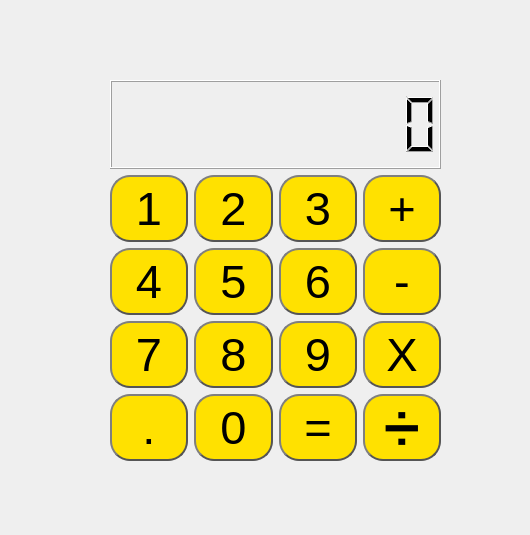
<?xml version="1.0" encoding="UTF-8"?>
<ui version="4.0">
 <class>MainWindow</class>
 <widget class="QMainWindow" name="MainWindow">
  <property name="geometry">
   <rect>
    <x>0</x>
    <y>0</y>
    <width>530</width>
    <height>535</height>
   </rect>
  </property>
  <property name="windowTitle">
   <string>MainWindow</string>
  </property>
  <widget class="QWidget" name="centralwidget">
   <widget class="QWidget" name="layoutWidget">
    <property name="geometry">
     <rect>
      <x>110</x>
      <y>80</y>
      <width>331</width>
      <height>381</height>
     </rect>
    </property>
    <layout class="QVBoxLayout" name="verticalLayout">
     <item>
      <widget class="QLCDNumber" name="lcdNumber">
       <property name="digitCount">
        <number>10</number>
       </property>
      </widget>
     </item>
     <item>
      <layout class="QGridLayout" name="gridLayout">
       <item row="0" column="1">
        <widget class="QPushButton" name="two">
         <property name="font">
          <font>
           <pointsize>35</pointsize>
          </font>
         </property>
         <property name="styleSheet">
          <string notr="true">QPushButton {
color: 'white';
border: 2px solid #555;
border-radius: 20px;
border-style: outset;
background:rgb(255, 225, 0);
padding: 5px;
}

QPushButton:hover {
background: qradialgradient(
cx: 0.3, cy: -0.4, fx: 0.3, fy: -0.4,
radius: 1.35, stop: 0 #fff, stop: 1 #bbb
);
}

QPushButton:pressed {
border-style: inset;
background: qradialgradient(
cx: 0.4, cy: -0.1, fx: 0.4, fy: -0.1,
radius: 1.35, stop: 0 #fff, stop: 1 #ddd
);
}</string>
         </property>
         <property name="text">
          <string>2</string>
         </property>
        </widget>
       </item>
       <item row="1" column="0">
        <widget class="QPushButton" name="four">
         <property name="font">
          <font>
           <pointsize>35</pointsize>
          </font>
         </property>
         <property name="styleSheet">
          <string notr="true">QPushButton {
color: 'white';
border: 2px solid #555;
border-radius: 20px;
border-style: outset;
background:rgb(255, 225, 0);
padding: 5px;
}

QPushButton:hover {
background: qradialgradient(
cx: 0.3, cy: -0.4, fx: 0.3, fy: -0.4,
radius: 1.35, stop: 0 #fff, stop: 1 #bbb
);
}

QPushButton:pressed {
border-style: inset;
background: qradialgradient(
cx: 0.4, cy: -0.1, fx: 0.4, fy: -0.1,
radius: 1.35, stop: 0 #fff, stop: 1 #ddd
);
}</string>
         </property>
         <property name="text">
          <string>4</string>
         </property>
        </widget>
       </item>
       <item row="1" column="1">
        <widget class="QPushButton" name="five">
         <property name="font">
          <font>
           <pointsize>35</pointsize>
          </font>
         </property>
         <property name="styleSheet">
          <string notr="true">QPushButton {
color: 'white';
border: 2px solid #555;
border-radius: 20px;
border-style: outset;
background:rgb(255, 225, 0);
padding: 5px;
}

QPushButton:hover {
background: qradialgradient(
cx: 0.3, cy: -0.4, fx: 0.3, fy: -0.4,
radius: 1.35, stop: 0 #fff, stop: 1 #bbb
);
}

QPushButton:pressed {
border-style: inset;
background: qradialgradient(
cx: 0.4, cy: -0.1, fx: 0.4, fy: -0.1,
radius: 1.35, stop: 0 #fff, stop: 1 #ddd
);
}</string>
         </property>
         <property name="text">
          <string>5</string>
         </property>
        </widget>
       </item>
       <item row="1" column="2">
        <widget class="QPushButton" name="six">
         <property name="font">
          <font>
           <pointsize>35</pointsize>
          </font>
         </property>
         <property name="styleSheet">
          <string notr="true">QPushButton {
color: 'white';
border: 2px solid #555;
border-radius: 20px;
border-style: outset;
background:rgb(255,225, 0);
padding: 5px;
}

QPushButton:hover {
background: qradialgradient(
cx: 0.3, cy: -0.4, fx: 0.3, fy: -0.4,
radius: 1.35, stop: 0 #fff, stop: 1 #bbb
);
}

QPushButton:pressed {
border-style: inset;
background: qradialgradient(
cx: 0.4, cy: -0.1, fx: 0.4, fy: -0.1,
radius: 1.35, stop: 0 #fff, stop: 1 #ddd
);
}</string>
         </property>
         <property name="text">
          <string>6</string>
         </property>
        </widget>
       </item>
       <item row="0" column="0">
        <widget class="QPushButton" name="one">
         <property name="font">
          <font>
           <pointsize>35</pointsize>
          </font>
         </property>
         <property name="styleSheet">
          <string notr="true">QPushButton {
color: 'white';
border: 2px solid #555;
border-radius: 20px;
border-style: outset;
background:rgb(255, 225, 0);
padding: 5px;
}

QPushButton:hover {
background: qradialgradient(
cx: 0.3, cy: -0.4, fx: 0.3, fy: -0.4,
radius: 1.35, stop: 0 #fff, stop: 1 #bbb
);
}

QPushButton:pressed {
border-style: inset;
background: qradialgradient(
cx: 0.4, cy: -0.1, fx: 0.4, fy: -0.1,
radius: 1.35, stop: 0 #fff, stop: 1 #ddd
);
}</string>
         </property>
         <property name="text">
          <string>1</string>
         </property>
        </widget>
       </item>
       <item row="2" column="1">
        <widget class="QPushButton" name="eight">
         <property name="font">
          <font>
           <pointsize>35</pointsize>
          </font>
         </property>
         <property name="styleSheet">
          <string notr="true">QPushButton {
color: 'white';
border: 2px solid #555;
border-radius: 20px;
border-style: outset;
background:rgb(255, 225, 0);
padding: 5px;
}

QPushButton:hover {
background: qradialgradient(
cx: 0.3, cy: -0.4, fx: 0.3, fy: -0.4,
radius: 1.35, stop: 0 #fff, stop: 1 #bbb
);
}

QPushButton:pressed {
border-style: inset;
background: qradialgradient(
cx: 0.4, cy: -0.1, fx: 0.4, fy: -0.1,
radius: 1.35, stop: 0 #fff, stop: 1 #ddd
);
}</string>
         </property>
         <property name="text">
          <string>8</string>
         </property>
        </widget>
       </item>
       <item row="0" column="2">
        <widget class="QPushButton" name="three">
         <property name="font">
          <font>
           <pointsize>35</pointsize>
          </font>
         </property>
         <property name="styleSheet">
          <string notr="true">QPushButton {
color: 'white';
border: 2px solid #555;
border-radius: 20px;
border-style: outset;
background:rgb(255, 225, 0);
padding: 5px;
}

QPushButton:hover {
background: qradialgradient(
cx: 0.3, cy: -0.4, fx: 0.3, fy: -0.4,
radius: 1.35, stop: 0 #fff, stop: 1 #bbb
);
}

QPushButton:pressed {
border-style: inset;
background: qradialgradient(
cx: 0.4, cy: -0.1, fx: 0.4, fy: -0.1,
radius: 1.35, stop: 0 #fff, stop: 1 #ddd
);
}</string>
         </property>
         <property name="text">
          <string>3</string>
         </property>
        </widget>
       </item>
       <item row="2" column="0">
        <widget class="QPushButton" name="seven">
         <property name="font">
          <font>
           <pointsize>35</pointsize>
          </font>
         </property>
         <property name="styleSheet">
          <string notr="true">QPushButton {
color: 'white';
border: 2px solid #555;
border-radius: 20px;
border-style: outset;
background:rgb(255, 225, 0);
padding: 5px;
}

QPushButton:hover {
background: qradialgradient(
cx: 0.3, cy: -0.4, fx: 0.3, fy: -0.4,
radius: 1.35, stop: 0 #fff, stop: 1 #bbb
);
}

QPushButton:pressed {
border-style: inset;
background: qradialgradient(
cx: 0.4, cy: -0.1, fx: 0.4, fy: -0.1,
radius: 1.35, stop: 0 #fff, stop: 1 #ddd
);
}</string>
         </property>
         <property name="text">
          <string>7</string>
         </property>
        </widget>
       </item>
       <item row="3" column="2">
        <widget class="QPushButton" name="equal">
         <property name="font">
          <font>
           <pointsize>35</pointsize>
          </font>
         </property>
         <property name="styleSheet">
          <string notr="true">QPushButton {
color: 'white';
border: 2px solid #555;
border-radius: 20px;
border-style: outset;
background:rgb(255, 225, 0);
padding: 5px;
}

QPushButton:hover {
background: qradialgradient(
cx: 0.3, cy: -0.4, fx: 0.3, fy: -0.4,
radius: 1.35, stop: 0 #fff, stop: 1 #bbb
);
}

QPushButton:pressed {
border-style: inset;
background: qradialgradient(
cx: 0.4, cy: -0.1, fx: 0.4, fy: -0.1,
radius: 1.35, stop: 0 #fff, stop: 1 #ddd
);
}</string>
         </property>
         <property name="text">
          <string>=</string>
         </property>
        </widget>
       </item>
       <item row="2" column="2">
        <widget class="QPushButton" name="nine">
         <property name="font">
          <font>
           <pointsize>35</pointsize>
          </font>
         </property>
         <property name="styleSheet">
          <string notr="true">QPushButton {
color: 'white';
border: 2px solid #555;
border-radius: 20px;
border-style: outset;
background:rgb(255, 225, 0);
padding: 5px;
}

QPushButton:hover {
background: qradialgradient(
cx: 0.3, cy: -0.4, fx: 0.3, fy: -0.4,
radius: 1.35, stop: 0 #fff, stop: 1 #bbb
);
}

QPushButton:pressed {
border-style: inset;
background: qradialgradient(
cx: 0.4, cy: -0.1, fx: 0.4, fy: -0.1,
radius: 1.35, stop: 0 #fff, stop: 1 #ddd
);
}</string>
         </property>
         <property name="text">
          <string>9</string>
         </property>
        </widget>
       </item>
       <item row="3" column="0">
        <widget class="QPushButton" name="pushButton_9">
         <property name="font">
          <font>
           <pointsize>35</pointsize>
          </font>
         </property>
         <property name="styleSheet">
          <string notr="true">QPushButton {
color: 'white';
border: 2px solid #555;
border-radius: 20px;
border-style: outset;
background:rgb(255, 225, 0);
padding: 5px;
}

QPushButton:hover {
background: qradialgradient(
cx: 0.3, cy: -0.4, fx: 0.3, fy: -0.4,
radius: 1.35, stop: 0 #fff, stop: 1 #bbb
);
}

QPushButton:pressed {
border-style: inset;
background: qradialgradient(
cx: 0.4, cy: -0.1, fx: 0.4, fy: -0.1,
radius: 1.35, stop: 0 #fff, stop: 1 #ddd
);
}</string>
         </property>
         <property name="text">
          <string>.</string>
         </property>
        </widget>
       </item>
       <item row="3" column="1">
        <widget class="QPushButton" name="zero">
         <property name="font">
          <font>
           <pointsize>35</pointsize>
          </font>
         </property>
         <property name="styleSheet">
          <string notr="true">QPushButton {
color: 'white';
border: 2px solid #555;
border-radius: 20px;
border-style: outset;
background:rgb(255, 225, 00);
padding: 5px;
}

QPushButton:hover {
background: qradialgradient(
cx: 0.3, cy: -0.4, fx: 0.3, fy: -0.4,
radius: 1.35, stop: 0 #fff, stop: 1 #bbb
);
}

QPushButton:pressed {
border-style: inset;
background: qradialgradient(
cx: 0.4, cy: -0.1, fx: 0.4, fy: -0.1,
radius: 1.35, stop: 0 #fff, stop: 1 #ddd
);
}</string>
         </property>
         <property name="text">
          <string>0</string>
         </property>
        </widget>
       </item>
       <item row="0" column="3">
        <widget class="QPushButton" name="plus">
         <property name="font">
          <font>
           <pointsize>35</pointsize>
          </font>
         </property>
         <property name="styleSheet">
          <string notr="true">QPushButton {
color: 'white';
border: 2px solid #555;
border-radius: 20px;
border-style: outset;
background:rgb(255, 225, 0);
padding: 5px;
}

QPushButton:hover {
background: qradialgradient(
cx: 0.3, cy: -0.4, fx: 0.3, fy: -0.4,
radius: 1.35, stop: 0 #fff, stop: 1 #bbb
);
}

QPushButton:pressed {
border-style: inset;
background: qradialgradient(
cx: 0.4, cy: -0.1, fx: 0.4, fy: -0.1,
radius: 1.35, stop: 0 #fff, stop: 1 #ddd
);
}</string>
         </property>
         <property name="text">
          <string>+</string>
         </property>
        </widget>
       </item>
       <item row="1" column="3">
        <widget class="QPushButton" name="minus">
         <property name="font">
          <font>
           <pointsize>35</pointsize>
          </font>
         </property>
         <property name="styleSheet">
          <string notr="true">QPushButton {
color: 'white';
border: 2px solid #555;
border-radius: 20px;
border-style: outset;
background:rgb(255, 225, 0);
padding: 5px;
}

QPushButton:hover {
background: qradialgradient(
cx: 0.3, cy: -0.4, fx: 0.3, fy: -0.4,
radius: 1.35, stop: 0 #fff, stop: 1 #bbb
);
}

QPushButton:pressed {
border-style: inset;
background: qradialgradient(
cx: 0.4, cy: -0.1, fx: 0.4, fy: -0.1,
radius: 1.35, stop: 0 #fff, stop: 1 #ddd
);
}</string>
         </property>
         <property name="text">
          <string>-</string>
         </property>
        </widget>
       </item>
       <item row="2" column="3">
        <widget class="QPushButton" name="multiply">
         <property name="font">
          <font>
           <pointsize>35</pointsize>
          </font>
         </property>
         <property name="styleSheet">
          <string notr="true">QPushButton {
color: 'white';
border: 2px solid #555;
border-radius: 20px;
border-style: outset;
background:rgb(255, 225, 0);
padding: 5px;
}

QPushButton:hover {
background: qradialgradient(
cx: 0.3, cy: -0.4, fx: 0.3, fy: -0.4,
radius: 1.35, stop: 0 #fff, stop: 1 #bbb
);
}

QPushButton:pressed {
border-style: inset;
background: qradialgradient(
cx: 0.4, cy: -0.1, fx: 0.4, fy: -0.1,
radius: 1.35, stop: 0 #fff, stop: 1 #ddd
);
}</string>
         </property>
         <property name="text">
          <string>X</string>
         </property>
        </widget>
       </item>
       <item row="3" column="3">
        <widget class="QPushButton" name="divide">
         <property name="font">
          <font>
           <pointsize>35</pointsize>
          </font>
         </property>
         <property name="styleSheet">
          <string notr="true">QPushButton {
color: 'white';
border: 2px solid #555;
border-radius: 20px;
border-style: outset;
background:rgb(255, 225, 0);
padding: 5px;
}

QPushButton:hover {
background: qradialgradient(
cx: 0.3, cy: -0.4, fx: 0.3, fy: -0.4,
radius: 1.35, stop: 0 #fff, stop: 1 #bbb
);
}

QPushButton:pressed {
border-style: inset;
background: qradialgradient(
cx: 0.4, cy: -0.1, fx: 0.4, fy: -0.1,
radius: 1.35, stop: 0 #fff, stop: 1 #ddd
);
}</string>
         </property>
         <property name="text">
          <string>➗</string>
         </property>
        </widget>
       </item>
      </layout>
     </item>
    </layout>
   </widget>
  </widget>
 </widget>
 <resources/>
 <connections/>
</ui>
